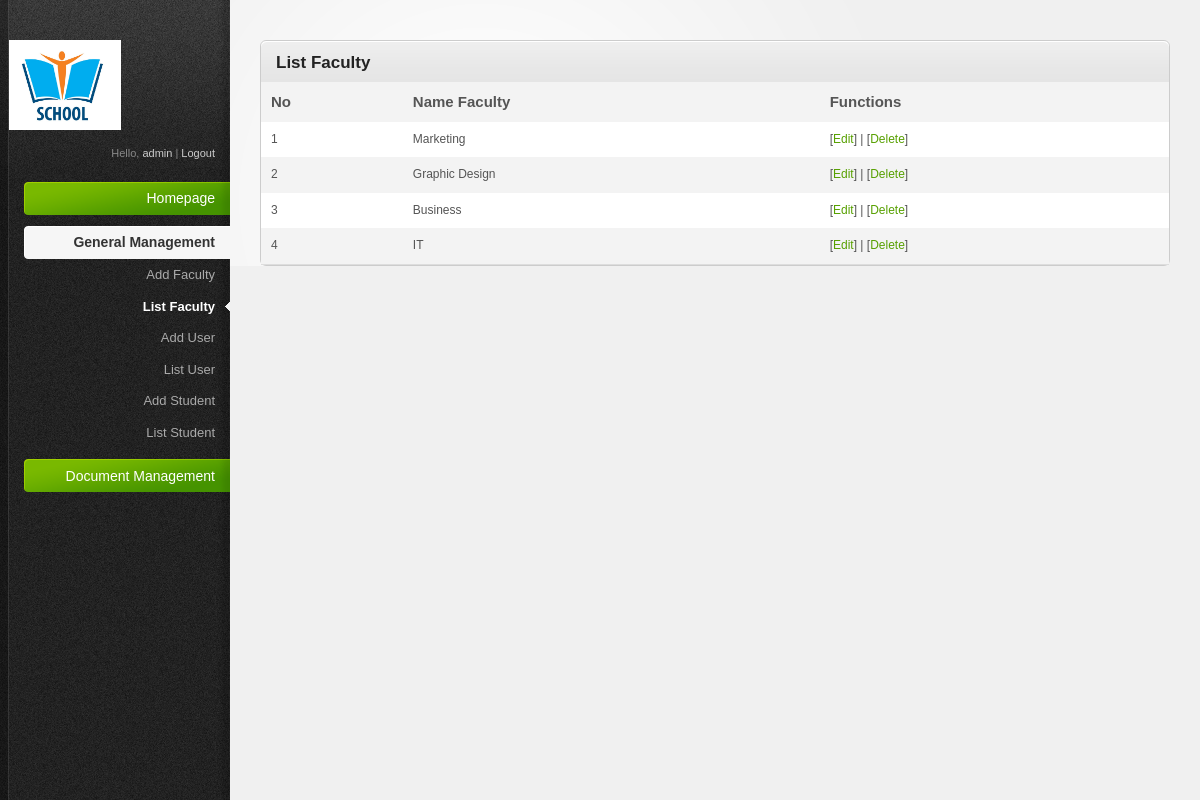
The page /admin/index.php?act=faculty (signed in) on the database its author committed.
### tables this page shows
CREATE TABLE IF NOT EXISTS `tbl_faculty` (
  `id` int(11) NOT NULL AUTO_INCREMENT,
  `name` varchar(50) NOT NULL,
  PRIMARY KEY (`id`)
);

### admin/modules/faculty/list.php (the view)
<div class="content-box-header">
	<h3>List Faculty</h3>
</div>
<table>
	<tr style="font-size: 15px">
		<td><b>No</b></td>
		<td><b>Name Faculty</b></td>
		<td><b>Functions</b></td>
	</tr>
<?php
$sql="select * from tbl_faculty order by id desc";
$qr=mysql_query($sql);
$i=0;
while ($kq=mysql_fetch_array($qr)) {
	$i++;
	echo "<tr>";
		echo "<td>$i</td>";
		echo "<td>".$kq['name']."</td>";
		echo "<td>[<a href='?act=faculty&mod=edit&id=$kq[id]'>Edit</a>] | [<a href='?act=faculty&mod=delete&id=$kq[id]' onclick='return checkDel()'>Delete</a>]</td>";
	echo "</tr>";
}
?>
</table>

### admin/teamplates/css/style.css (style rules this page uses)
html { font-size: 100%; height: 100%; margin-bottom: 1px; }
body { font-family: Arial, Helvetica, sans-serif; color: #555; background: #f0f0f0 url('../images/bg-body.gif') top left repeat-y; font-size: 12px; }
h1, h2, h3, h4, h5, h6 { font-family: Helvetica, Arial, sans-serif; color: #222; font-weight: bold; }
h3 { font-size: 17px; padding: 0 0 10px 0; }
a { color: #57a000; text-decoration: none; }
.content-box-header { background: #e5e5e5 url('../images/bg-content-box.gif') top left repeat-x; margin-top: 1px; height: 40px; }
.content-box-header h3 { padding: 12px 15px 10px; float: left; }
#main-content table { width: 100%; border-collapse: collapse; }
#main-content tbody tr { background: #fff; }
#main-content tbody tr.alt-row { background: #f3f3f3; }
#main-content table td, #main-content table th { padding: 10px; line-height: 1.3em; }

### admin/teamplates/css/invalid.css (style rules this page uses)
.content-box, .content-box-header, ul.content-box-tabs li a.current, .shortcut-button, .notification { -moz-border-radius: 6px; -webkit-border-radius: 6px; border-radius: 6px; }
.content-box-header { -moz-border-radius-bottomleft: 0; -moz-border-radius-bottomright: 0; -webkit-border-bottom-left-radius: 0; -webkit-border-bottom-right-radius: 0; border-bottom-left-radius: 0; border-bottom-right-radius: 0; }

### rows shown on the page
tbl_faculty: name "Marketing"
tbl_faculty: name "Graphic Design"
tbl_faculty: name "Business"
tbl_faculty: name "IT"

### other values the page prints
$_SESSION['adminID'] "admin"
